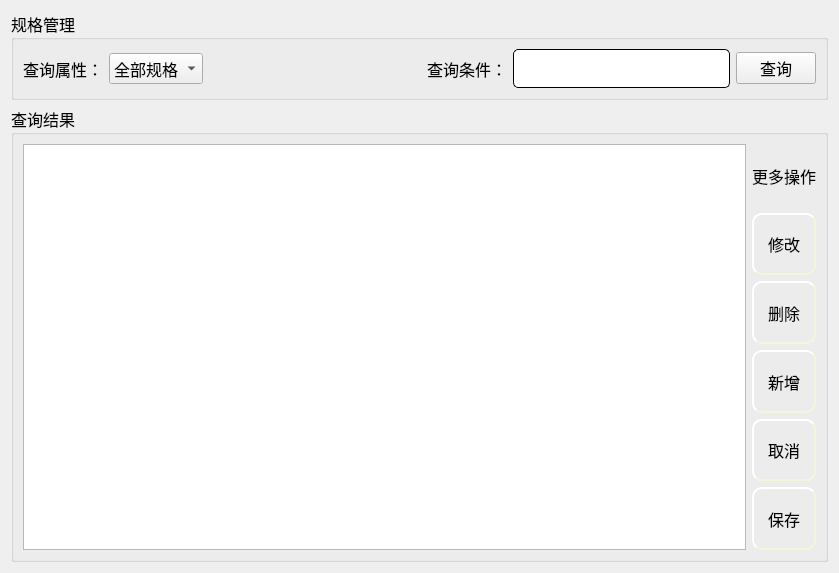
<?xml version="1.0" encoding="UTF-8"?>
<ui version="4.0">
 <class>SortMS</class>
 <widget class="QWidget" name="SortMS">
  <property name="geometry">
   <rect>
    <x>0</x>
    <y>0</y>
    <width>839</width>
    <height>573</height>
   </rect>
  </property>
  <property name="windowTitle">
   <string>Form</string>
  </property>
  <layout class="QGridLayout" name="gridLayout_6">
   <item row="0" column="0">
    <layout class="QGridLayout" name="gridLayout_5">
     <item row="0" column="0">
      <widget class="QGroupBox" name="groupBox">
       <property name="font">
        <font>
         <family>微软雅黑</family>
         <pointsize>12</pointsize>
        </font>
       </property>
       <property name="title">
        <string>规格管理</string>
       </property>
       <layout class="QGridLayout" name="gridLayout_2">
        <item row="0" column="0">
         <layout class="QGridLayout" name="gridLayout">
          <item row="0" column="0">
           <widget class="QLabel" name="label">
            <property name="text">
             <string>查询属性：</string>
            </property>
           </widget>
          </item>
          <item row="0" column="1">
           <widget class="QComboBox" name="comboBox">
            <item>
             <property name="text">
              <string>全部规格</string>
             </property>
            </item>
            <item>
             <property name="text">
              <string>规格号</string>
             </property>
            </item>
            <item>
             <property name="text">
              <string>商品编号</string>
             </property>
            </item>
            <item>
             <property name="text">
              <string>调料</string>
             </property>
            </item>
            <item>
             <property name="text">
              <string>口味</string>
             </property>
            </item>
            <item>
             <property name="text">
              <string>库存</string>
             </property>
            </item>
           </widget>
          </item>
          <item row="0" column="3">
           <widget class="QLabel" name="label_2">
            <property name="text">
             <string>查询条件：</string>
            </property>
           </widget>
          </item>
          <item row="0" column="4">
           <widget class="QLineEdit" name="le_select">
            <property name="styleSheet">
             <string notr="true">QLineEdit{
    border-style: outset;
    border-width: 1px;
    border-radius: 5px;

    min-width: 5em;
    padding: 6px;
}</string>
            </property>
           </widget>
          </item>
          <item row="0" column="5">
           <widget class="QPushButton" name="pb_select">
            <property name="text">
             <string>查询</string>
            </property>
           </widget>
          </item>
          <item row="0" column="2">
           <spacer name="horizontalSpacer">
            <property name="orientation">
             <enum>Qt::Horizontal</enum>
            </property>
            <property name="sizeHint" stdset="0">
             <size>
              <width>40</width>
              <height>20</height>
             </size>
            </property>
           </spacer>
          </item>
         </layout>
        </item>
       </layout>
      </widget>
     </item>
     <item row="1" column="0">
      <widget class="QGroupBox" name="groupBox_2">
       <property name="font">
        <font>
         <family>微软雅黑</family>
         <pointsize>12</pointsize>
        </font>
       </property>
       <property name="title">
        <string>查询结果</string>
       </property>
       <layout class="QGridLayout" name="gridLayout_4">
        <item row="0" column="0">
         <layout class="QGridLayout" name="gridLayout_3">
          <item row="0" column="0" rowspan="6">
           <widget class="QTableWidget" name="tableWidget">
            <property name="sizePolicy">
             <sizepolicy hsizetype="Expanding" vsizetype="Expanding">
              <horstretch>0</horstretch>
              <verstretch>0</verstretch>
             </sizepolicy>
            </property>
           </widget>
          </item>
          <item row="0" column="1">
           <widget class="QLabel" name="label_3">
            <property name="sizePolicy">
             <sizepolicy hsizetype="Preferred" vsizetype="Expanding">
              <horstretch>0</horstretch>
              <verstretch>0</verstretch>
             </sizepolicy>
            </property>
            <property name="text">
             <string>更多操作</string>
            </property>
           </widget>
          </item>
          <item row="1" column="1">
           <widget class="QPushButton" name="pb_update">
            <property name="sizePolicy">
             <sizepolicy hsizetype="Minimum" vsizetype="Expanding">
              <horstretch>0</horstretch>
              <verstretch>0</verstretch>
             </sizepolicy>
            </property>
            <property name="styleSheet">
             <string notr="true">QPushButton{
	background-image: url(:/ico/pb1.jpg);
    border-style: outset;
    border-width: 2px;
    border-radius: 10px;
    border-color: beige;
    min-width: 5em;
    padding: 6px;
}
QPushButton:hover
{
	
	background-image: url(:/ico/pb.jpg);
    border-style: inset;
}

QPushButton:pressed{
	
	background-image: url(:/ico/pb2.jpg);
    border-style: inset;
}


</string>
            </property>
            <property name="text">
             <string>修改</string>
            </property>
           </widget>
          </item>
          <item row="2" column="1">
           <widget class="QPushButton" name="pb_delete">
            <property name="sizePolicy">
             <sizepolicy hsizetype="Minimum" vsizetype="Expanding">
              <horstretch>0</horstretch>
              <verstretch>0</verstretch>
             </sizepolicy>
            </property>
            <property name="styleSheet">
             <string notr="true">QPushButton{
	background-image: url(:/ico/pb1.jpg);
    border-style: outset;
    border-width: 2px;
    border-radius: 10px;
    border-color: beige;
    min-width: 5em;
    padding: 6px;
}
QPushButton:hover
{
	
	background-image: url(:/ico/pb.jpg);
    border-style: inset;
}

QPushButton:pressed{
	
	background-image: url(:/ico/pb2.jpg);
    border-style: inset;
}


</string>
            </property>
            <property name="text">
             <string>删除</string>
            </property>
           </widget>
          </item>
          <item row="3" column="1">
           <widget class="QPushButton" name="pb_insert">
            <property name="sizePolicy">
             <sizepolicy hsizetype="Minimum" vsizetype="Expanding">
              <horstretch>0</horstretch>
              <verstretch>0</verstretch>
             </sizepolicy>
            </property>
            <property name="styleSheet">
             <string notr="true">QPushButton{
	background-image: url(:/ico/pb1.jpg);
    border-style: outset;
    border-width: 2px;
    border-radius: 10px;
    border-color: beige;
    min-width: 5em;
    padding: 6px;
}
QPushButton:hover
{
	
	background-image: url(:/ico/pb.jpg);
    border-style: inset;
}

QPushButton:pressed{
	
	background-image: url(:/ico/pb2.jpg);
    border-style: inset;
}


</string>
            </property>
            <property name="text">
             <string>新增</string>
            </property>
           </widget>
          </item>
          <item row="4" column="1">
           <widget class="QPushButton" name="pb_cancel">
            <property name="sizePolicy">
             <sizepolicy hsizetype="Minimum" vsizetype="Expanding">
              <horstretch>0</horstretch>
              <verstretch>0</verstretch>
             </sizepolicy>
            </property>
            <property name="styleSheet">
             <string notr="true">QPushButton{
	background-image: url(:/ico/pb1.jpg);
    border-style: outset;
    border-width: 2px;
    border-radius: 10px;
    border-color: beige;
    min-width: 5em;
    padding: 6px;
}
QPushButton:hover
{
	
	background-image: url(:/ico/pb.jpg);
    border-style: inset;
}

QPushButton:pressed{
	
	background-image: url(:/ico/pb2.jpg);
    border-style: inset;
}


</string>
            </property>
            <property name="text">
             <string>取消</string>
            </property>
           </widget>
          </item>
          <item row="5" column="1">
           <widget class="QPushButton" name="pb_save">
            <property name="sizePolicy">
             <sizepolicy hsizetype="Minimum" vsizetype="Expanding">
              <horstretch>0</horstretch>
              <verstretch>0</verstretch>
             </sizepolicy>
            </property>
            <property name="styleSheet">
             <string notr="true">QPushButton{
	background-image: url(:/ico/pb1.jpg);
    border-style: outset;
    border-width: 2px;
    border-radius: 10px;
    border-color: beige;
    min-width: 5em;
    padding: 6px;
}
QPushButton:hover
{
	
	background-image: url(:/ico/pb.jpg);
    border-style: inset;
}

QPushButton:pressed{
	
	background-image: url(:/ico/pb2.jpg);
    border-style: inset;
}


</string>
            </property>
            <property name="text">
             <string>保存</string>
            </property>
           </widget>
          </item>
         </layout>
        </item>
       </layout>
      </widget>
     </item>
    </layout>
   </item>
  </layout>
 </widget>
 <resources/>
 <connections/>
</ui>
